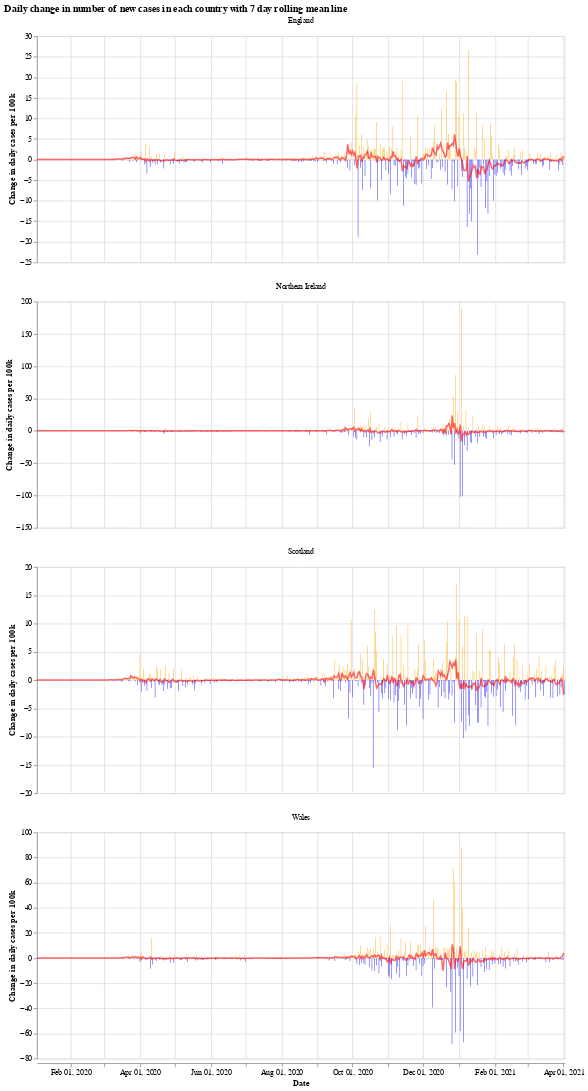

Notebook code for this chart:
### Markdown cell above
We will use the Python library `Altair` for visualising the data, see the [altair docs](https://altair-viz.github.io/) for more information.

First we have a graph which shows the daily change in the number of new cases for each country. This number jumps up and down all over the place, which is likely due to delay in reporting of new cases over the weekend. Another interesting thing is that it looks like the daily cases in Wales experienced a much shorter period of calm over the summer (calm in the sense of daily cases not jumping up and down).

The orange bars are days when the number of new cases (per 100k population) was more than the previous day, while the blue are days when the number of new cases dropped. The red line is the 7 day moving average. 

When the moving average line is below 0, it means that there is a consistent drop in new cases. We can see this clearly happening around the times that lockdowns were introduced (though, to varying degrees). I will update the graphs soon with a marker of when each lockdown started.

### Code cell
# collapse
import altair as alt

bars = alt.Chart(uk_cases).mark_bar().encode(
    x=alt.X("yearmonthdate(date):T", axis=alt.Axis(title='Date')),
    y=alt.Y("casesChangeRate:Q", axis=alt.Axis(title='Change in daily cases per 100k')),
    tooltip='casesChange',
    color=alt.condition(
        alt.datum.casesChangeRate > 0,
        alt.value("orange"),  # The positive color
        alt.value("blue")  # The negative color
    )
).properties(title='Daily change in number of new cases with 7 day rolling mean',width=700).interactive()

line = alt.Chart(uk_cases).mark_line(
    color='red',
    size=2,
    opacity=0.6
).transform_window(
    rolling_mean='mean(casesChangeRate)',
    frame=[0, 7],
    groupby=['areaName']
).encode(
    x='yearmonthdate(date):T',
    y='rolling_mean:Q'
)

alt.layer(bars, line, data=uk_cases).facet(alt.Column(
    'areaName', title=''), columns=1).resolve_scale(y='independent').properties(title='Daily change in number of new cases in each country with 7 day rolling mean line')

### Figure 1 — Vega-Lite specification as saved in the notebook (floating-point values rounded to 4 significant figures; data arrays with more than 128 entries replaced by an {"elided": "..."} marker saying what was removed)
{"config": {"view": {"continuousWidth": 400, "continuousHeight": 300}}, "data": {"name": "data-5b4c9a67517002ab6444a28b8e94a74e"}, "facet": {"type": "nominal", "field": "areaName", "title": ""}, "spec": {"layer": [{"mark": "bar", "encoding": {"color": {"condition": {"value": "orange", "test": "(datum.casesChangeRate > 0)"}, "value": "blue"}, "tooltip": {"type": "quantitative", "field": "casesChange"}, "x": {"type": "temporal", "axis": {"title": "Date"}, "field": "date", "timeUnit": "yearmonthdate"}, "y": {"type": "quantitative", "axis": {"title": "Change in daily cases per 100k"}, "field": "casesChangeRate"}}, "selection": {"selector001": {"type": "interval", "bind": "scales", "encodings": ["x", "y"]}}, "title": "Daily change in number of new cases with 7 day rolling mean", "width": 700}, {"mark": {"type": "line", "color": "red", "opacity": 0.6, "size": 2}, "encoding": {"x": {"type": "temporal", "field": "date", "timeUnit": "yearmonthdate"}, "y": {"type": "quantitative", "field": "rolling_mean"}}, "transform": [{"window": [{"op": "mean", "field": "casesChangeRate", "as": "rolling_mean"}], "frame": [0, 7], "groupby": ["areaName"]}]}]}, "columns": 1, "resolve": {"scale": {"y": "independent"}}, "title": "Daily change in number of new cases in each country with 7 day rolling mean line", "$schema": "https://vega.github.io/schema/vega-lite/v4.8.1.json", "datasets": {"data-5b4c9a67517002ab6444a28b8e94a74e": {"elided": "1820 records"}}}
